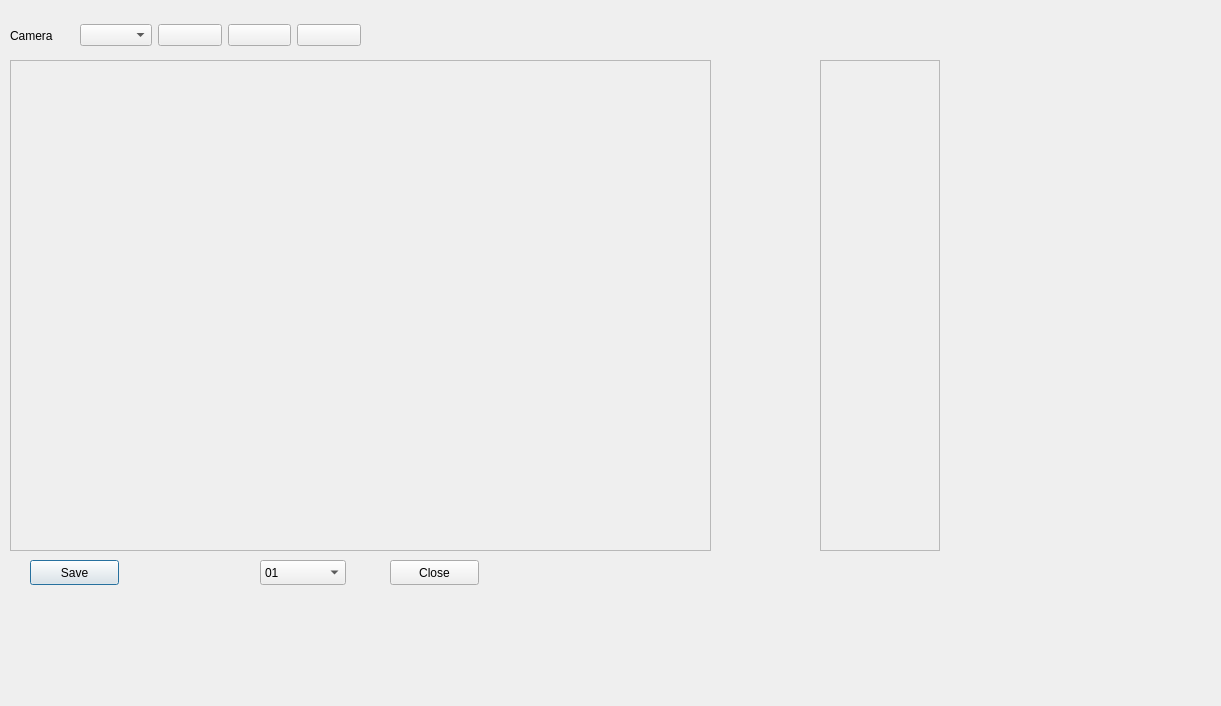
<?xml version="1.0" encoding="UTF-8"?>
<ui version="4.0">
 <class>register_Dialog</class>
 <widget class="QDialog" name="register_Dialog">
  <property name="geometry">
   <rect>
    <x>0</x>
    <y>0</y>
    <width>1221</width>
    <height>706</height>
   </rect>
  </property>
  <property name="windowTitle">
   <string>Dialog</string>
  </property>
  <widget class="QPushButton" name="re_Save_pushButton">
   <property name="geometry">
    <rect>
     <x>30</x>
     <y>560</y>
     <width>89</width>
     <height>25</height>
    </rect>
   </property>
   <property name="text">
    <string>Save</string>
   </property>
  </widget>
  <widget class="QComboBox" name="comboBox">
   <property name="geometry">
    <rect>
     <x>260</x>
     <y>560</y>
     <width>86</width>
     <height>25</height>
    </rect>
   </property>
   <item>
    <property name="text">
     <string>01</string>
    </property>
   </item>
   <item>
    <property name="text">
     <string>02</string>
    </property>
   </item>
   <item>
    <property name="text">
     <string>03</string>
    </property>
   </item>
   <item>
    <property name="text">
     <string>04</string>
    </property>
   </item>
   <item>
    <property name="text">
     <string>05</string>
    </property>
   </item>
   <item>
    <property name="text">
     <string>06</string>
    </property>
   </item>
   <item>
    <property name="text">
     <string>07</string>
    </property>
   </item>
  </widget>
  <widget class="QPushButton" name="Close_pushButton">
   <property name="geometry">
    <rect>
     <x>390</x>
     <y>560</y>
     <width>89</width>
     <height>25</height>
    </rect>
   </property>
   <property name="text">
    <string>Close</string>
   </property>
  </widget>
  <widget class="QWidget" name="horizontalLayoutWidget">
   <property name="geometry">
    <rect>
     <x>10</x>
     <y>20</y>
     <width>351</width>
     <height>31</height>
    </rect>
   </property>
   <layout class="QHBoxLayout" name="horizontalLayout">
    <item>
     <widget class="QLabel" name="label">
      <property name="text">
       <string>Camera</string>
      </property>
     </widget>
    </item>
    <item>
     <widget class="QComboBox" name="register_Camera_comboBox"/>
    </item>
    <item>
     <widget class="QPushButton" name="Register_Zoom_In_pushButton">
      <property name="text">
       <string/>
      </property>
      <property name="iconSize">
       <size>
        <width>25</width>
        <height>25</height>
       </size>
      </property>
     </widget>
    </item>
    <item>
     <widget class="QPushButton" name="Register_Zoom_out_pushButton">
      <property name="text">
       <string/>
      </property>
      <property name="iconSize">
       <size>
        <width>25</width>
        <height>25</height>
       </size>
      </property>
     </widget>
    </item>
    <item>
     <widget class="QPushButton" name="Register_Zoom_fit_pushButton">
      <property name="text">
       <string/>
      </property>
      <property name="iconSize">
       <size>
        <width>25</width>
        <height>25</height>
       </size>
      </property>
     </widget>
    </item>
   </layout>
  </widget>
  <widget class="QScrollArea" name="scrollArea">
   <property name="geometry">
    <rect>
     <x>10</x>
     <y>60</y>
     <width>701</width>
     <height>491</height>
    </rect>
   </property>
   <property name="widgetResizable">
    <bool>true</bool>
   </property>
   <widget class="QWidget" name="scrollAreaWidgetContents">
    <property name="geometry">
     <rect>
      <x>0</x>
      <y>0</y>
      <width>699</width>
      <height>489</height>
     </rect>
    </property>
   </widget>
  </widget>
  <widget class="QScrollArea" name="scrollArea_2">
   <property name="geometry">
    <rect>
     <x>820</x>
     <y>60</y>
     <width>120</width>
     <height>491</height>
    </rect>
   </property>
   <property name="widgetResizable">
    <bool>true</bool>
   </property>
   <widget class="QWidget" name="scrollAreaWidgetContents_2">
    <property name="geometry">
     <rect>
      <x>0</x>
      <y>0</y>
      <width>118</width>
      <height>489</height>
     </rect>
    </property>
   </widget>
  </widget>
  <widget class="QWidget" name="verticalLayoutWidget">
   <property name="geometry">
    <rect>
     <x>809</x>
     <y>50</y>
     <width>141</width>
     <height>511</height>
    </rect>
   </property>
   <layout class="QVBoxLayout" name="verticalLayout">
    <item>
     <layout class="QGridLayout" name="gridLayout"/>
    </item>
   </layout>
  </widget>
 </widget>
 <resources/>
 <connections/>
</ui>
